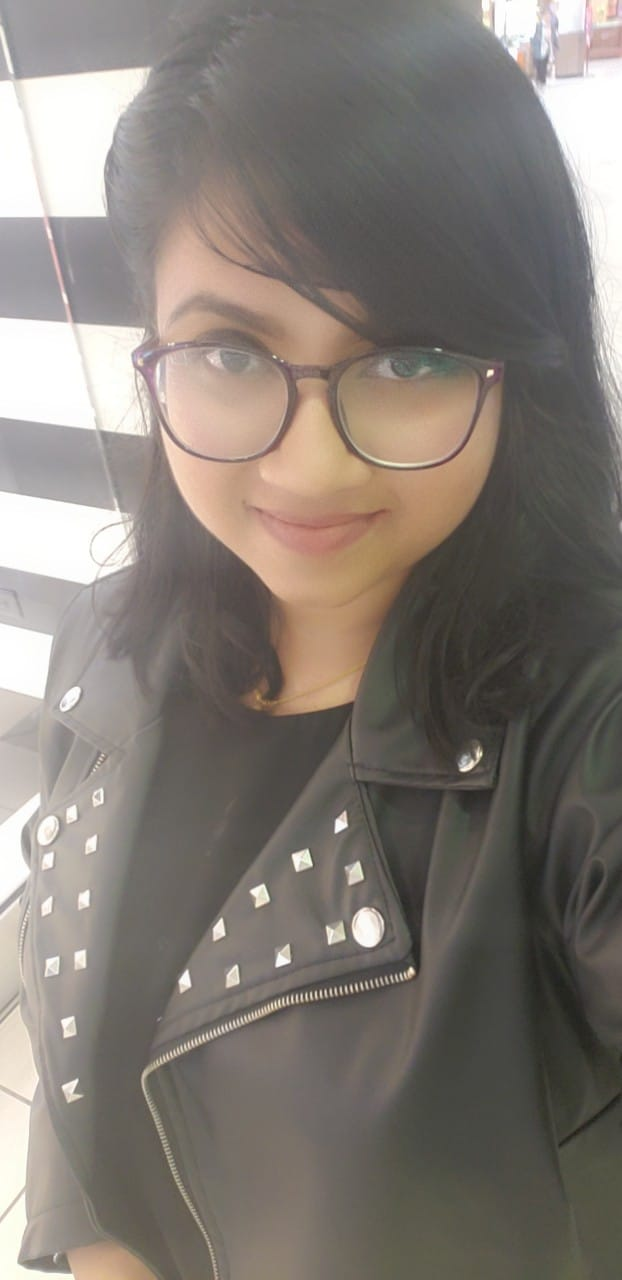
#> input picture images/girl.jpg, 622 x 1280 px
$ python face_detection_image.py
#> lines starting #> are read from the running program, lines starting #| are printed output that depends on the picture; after the words box and inside, x2 and y2 are one past the last pixel; in counts of white or black regions, pixels touching at a corner belong together
#> further down, image is the input picture: shape (1280, 622, 3); mean B, G, R 117.1, 123.8, 131.2
#run command: python face_detection_image.py
import cv2

#face cascades path
face_cascade = cv2.CascadeClassifier('cascades/haarcascade_frontalface_default.xml')

#face detector method
def detect_face(img):

    face_image = img.copy()

    face_rects = face_cascade.detectMultiScale(face_image)
#> face_rects = [[125, 214, 382, 382]]

    for (x,y,w,h) in face_rects:
        cv2.rectangle(face_image, (x,y), (x+w, y+h), (0,255,0), 5)
#> this loop made 1 pass
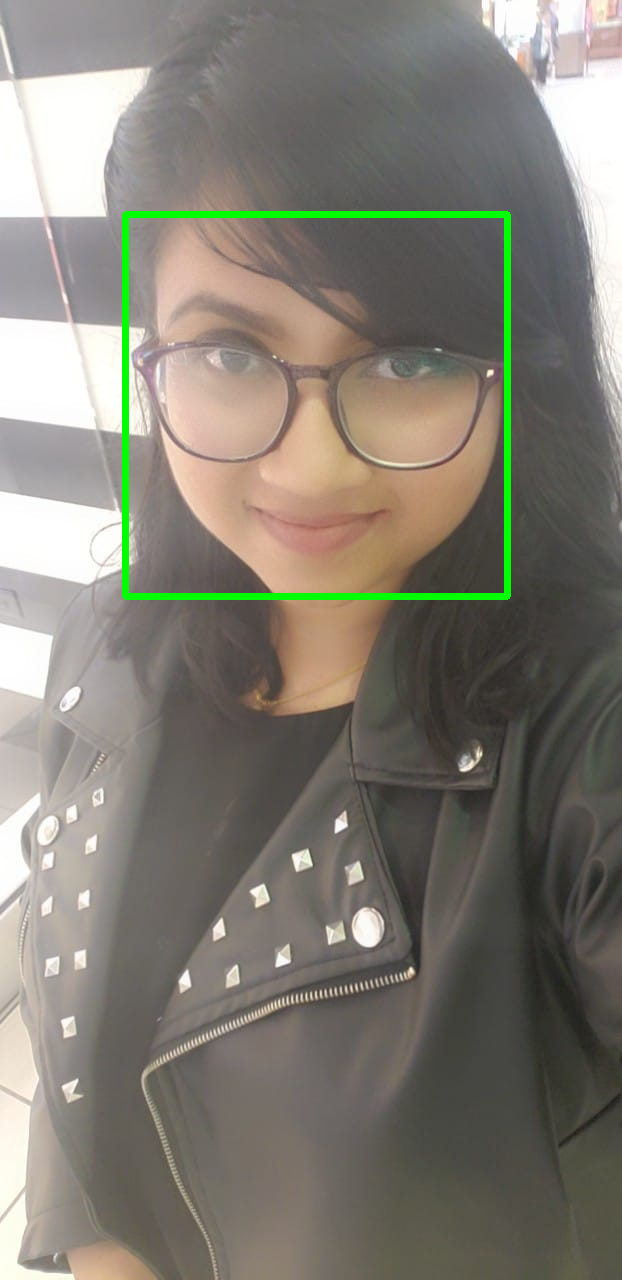
#> face_image: shape (1280, 622, 3); 1.34% of pixels changed, all inside (x1, y1, x2, y2) = (122, 211, 511, 600)

    return face_image

#load image read the image
image = cv2.imread('images/girl.jpg')
detect_face_image = detect_face(image)
#show image
cv2.imshow("Detect-face",detect_face_image)
cv2.waitKey(0)
